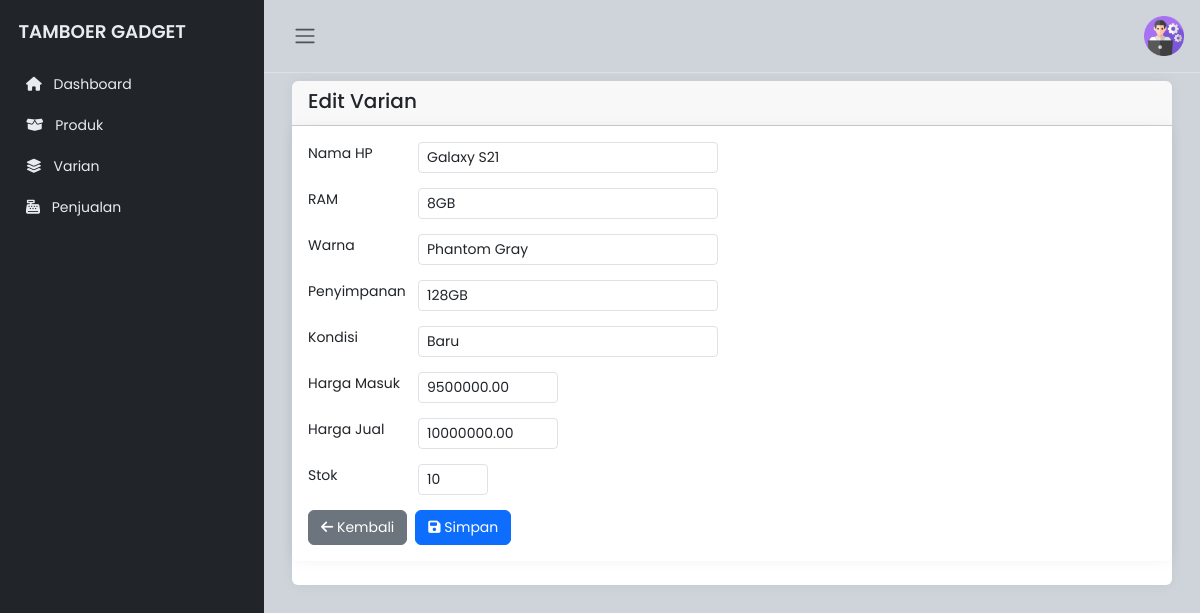
Page /pegawai/edit_varian.php?id=41 on the committed database.
### tables this page shows
CREATE TABLE `varian` (
  `id_varian` int(11) NOT NULL,
  `id_produk` int(11) DEFAULT NULL,
  `ram` varchar(10) DEFAULT NULL,
  `warna` varchar(50) DEFAULT NULL,
  `penyimpanan` varchar(10) DEFAULT NULL,
  `kondisi` enum('Baru','Bekas') NOT NULL DEFAULT 'Baru',
  `harga_masuk` decimal(15,2) NOT NULL,
  `harga_jual` decimal(15,2) NOT NULL,
  `stok` int(11) NOT NULL,
  `status` enum('Tersedia','Kosong') DEFAULT 'Tersedia'
);

### pegawai/edit_varian.php (the view, shortened to what this page needs)
<!DOCTYPE html>
<html lang="en" data-bs-theme="light">
<head>
    <link rel="stylesheet" href="https://cdn.jsdelivr.net/npm/bootstrap@5.3.0-alpha2/dist/css/bootstrap.min.css">
    <link rel="stylesheet" href="https://cdnjs.cloudflare.com/ajax/libs/font-awesome/6.1.1/css/all.min.css">
    <link rel="stylesheet" href="https://cdn.datatables.net/1.11.3/css/dataTables.bootstrap5.min.css">
    <link rel="stylesheet" href="../css/style.css">
</head>
<body>
    <div class="wrapper">
        <?php include 'sidebar.php'; ?>
        <div class="main">
            <?php include 'navbar.php'; ?>
            <main class="content px-3 py-2">
                <div class="container-fluid">
                    <div class="card border-0">
                        <div class="card-header d-flex justify-content-between align-items-center">
                            <h5 class="card-title mb-1">Edit Varian</h5>
                        </div>
                        <div class="card border-0">
                            <div class="card-body">
                                <?php
                                include 'koneksi.php';
                                $id_varian = $_GET['id'];
                                $query = "SELECT * FROM varian WHERE id_varian = '$id_varian'";
                                $result = mysqli_query($conn, $query);
                                $varian = mysqli_fetch_assoc($result);
                                ?>
                                <form action="proses_edit_varian.php" method="POST">
                                    <div class="form-group">
                                        <label for="nama_hp" class="form-label">Nama HP</label>
                                        <select class="form-control form-control-sm" id="nama_hp" name="id_produk"
                                            required>
                                            <?php
                                            $query = "SELECT id_produk, nama_hp FROM produk";
                                            $result = mysqli_query($conn, $query);
                                            if (mysqli_num_rows($result) > 0) {
                                                while ($row = mysqli_fetch_assoc($result)) {
                                                    $selected = ($row['id_produk'] == $varian['id_produk']) ? 'selected' : '';
                                                    echo "<option value='" . $row['id_produk'] . "' $selected>" . $row['nama_hp'] . "</option>";
                                                }
                                            } else {
                                                echo "<option value='' disabled>Tidak ada data produk</option>";
                                            }
                                            ?>
                                        </select>
                                    </div>
                                    <div class="form-group">
                                        <label for="ram" class="form-label">RAM</label>
                                        <input type="text" class="form-control form-control-sm" id="ram" name="ram"
                                            value="<?php echo $varian['ram']; ?>" required>
                                    </div>
                                    <div class="form-group">
                                        <label for="warna" class="form-label">Warna</label>
                                        <input type="text" class="form-control form-control-sm" id="warna" name="warna"
                                            value="<?php echo $varian['warna']; ?>" required>
                                    </div>
                                    <div class="form-group">
                                        <label for="penyimpanan" class="form-label">Penyimpanan</label>
                                        <input type="text" class="form-control form-control-sm" id="penyimpanan"
                                            name="penyimpanan" value="<?php echo $varian['penyimpanan']; ?>" required>
                                    </div>
                                    <div class="form-group">
                                        <label for="kondisi" class="form-label">Kondisi</label>
                                        <select class="form-control form-control-sm" id="kondisi" name="kondisi"
                                            required>
                                            <option value="baru" <?php echo ($varian['kondisi'] == 'baru') ? 'selected' : ''; ?>>Baru</option>
                                        </select>
                                    </div>
                                    <div class="form-group">
                                        <label for="harga_masuk" class="form-label">Harga Masuk</label>
                                        <input type="number" class="form-control form-control-sm" id="harga_masuk"
                                            name="harga_masuk" value="<?php echo $varian['harga_masuk']; ?>" required style="max-width: 140px;">
                                    </div>
                                    <div class="form-group">
                                        <label for="harga_jual" class="form-label">Harga Jual</label>
                                        <input type="number" class="form-control form-control-sm" id="harga_jual"
                                            name="harga_jual" value="<?php echo $varian['harga_jual']; ?>" required style="max-width: 140px;">
                                    </div>
                                    <div class="form-group">
                                        <label for="stok" class="form-label">Stok</label>
                                        <input type="number" class="form-control form-control-sm" id="stok" name="stok"
                                            value="<?php echo $varian['stok']; ?>" required style="max-width: 70px;">
                                    </div>
                                    <div class="d-flex justify-content-start">
                                        <button type="button" class="btn btn-secondary me-2"
                                            onclick="window.history.back()" style="font-size: 14px;">
                                            <i class="fas fa-arrow-left"></i> Kembali
                                        </button>
                                        <button type="submit" class="btn btn-primary" style="font-size: 14px;">
                                            <i class="fas fa-save"></i> Simpan
                                        </button>
                                    </div>
                                </form>
                            </div>
                        </div>
                    </div>
            </main>
        </div>
    </div>
</body>
</html>

### css/style.css (style rules this page uses)
body { font-family: "Poppins", sans-serif; font-size: 0.875rem; opacity: 1; overflow-y: scroll; margin: 0; }
.wrapper { align-items: stretch; display: flex; width: 100%; }
.main { display: flex; flex-direction: column; min-height: 100vh; min-width: 0; overflow: hidden; transition: all 0.35s ease-in-out; width: 100%; background: var(--bs-dark-bg-subtle); }
.content { flex: 1; max-width: 100vw; width: 100vw; }
@media (min-width: 768px) { .content { max-width: auto; width: auto; } }
.card { box-shadow: 0 0 0.875rem 0 rgba(34, 46, 60, 0.05); margin-bottom: 24px; }

### pegawai/edit_varian.php (style rules this page uses)
.form-group { display: flex; align-items: center; margin-bottom: 15px; }
.form-label { min-width: 110px; }
.form-control-sm { max-width: 300px; }

### rows in the picture
varian: ram "8GB", warna "Phantom Gray", penyimpanan "128GB", harga_masuk "9500000.00", harga_jual "10000000.00", stok "10"

### other values in the picture
form field id_produk "Galaxy S21"
